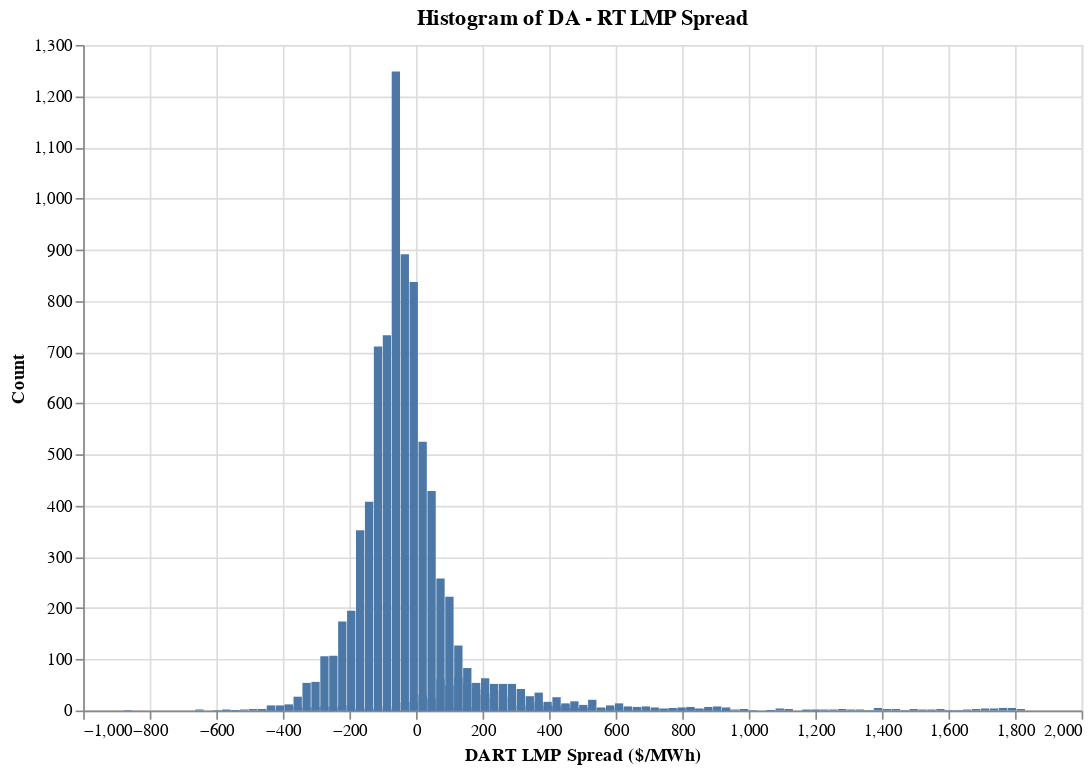

The notebook cell this image was saved under:
### Code cell
## flag when lmp_da_exante is > 100 and analyze those separately
high_da_exante_df = merged_pdf[merged_pdf['lmp_da_exante'] > 100]
print(f"Records with DA Ex-Ante LMP > $100/MWh: {high_da_exante_df.shape[0]:,}")
## histogram of lmp_dart_spread when da_exante > 100
# define number of bins
n_bins = 50
# Create bin edges
bins = np.linspace(
    high_da_exante_df['lmp_dart_spread'].min(),
    high_da_exante_df['lmp_dart_spread'].max(),
    n_bins + 1
)

# Use Polars to bin and count
hist_data = (
    pl.DataFrame(high_da_exante_df)
    .with_columns([
        pl.col('lmp_dart_spread')
        .cut(bins, include_breaks=True)
        .alias('bin_info')
    ])
    .with_columns([
        # Extract bin midpoint
        (pl.col('bin_info').struct.field('breakpoint') + 
         pl.col('bin_info').struct.field('breakpoint').shift(1) / 2)
        .alias('bin_center')
    ])
    .group_by('bin_center')
    .agg(pl.len().alias('count'))
    .drop_nulls()
    .sort('bin_center')
    .to_pandas()
)
# Now plot with the aggregated data (only ~100 rows)
chart = alt.Chart(hist_data).mark_bar().encode(
    x=alt.X('bin_center:Q', title='DART LMP Spread ($/MWh)'),
    y=alt.Y('count:Q', title='Count'),
    tooltip=['bin_center:Q', 'count:Q']
).properties(
    width=600,
    height=400,
    title='Histogram of DA - RT LMP Spread'
)
chart

### Figure 1 — Vega-Lite specification as saved in the notebook (floating-point values rounded to 4 significant figures; data arrays with more than 128 entries replaced by an {"elided": "..."} marker saying what was removed)
{"config": {"view": {"continuousWidth": 300, "continuousHeight": 300}}, "data": {"name": "data-c3b4321af4d5244d6d48757afc1abe93"}, "mark": {"type": "bar"}, "encoding": {"tooltip": [{"field": "bin_center", "type": "quantitative"}, {"field": "count", "type": "quantitative"}], "x": {"field": "bin_center", "title": "DART LMP Spread ($/MWh)", "type": "quantitative"}, "y": {"field": "count", "title": "Count", "type": "quantitative"}}, "height": 400, "title": "Histogram of DA - RT LMP Spread", "width": 600, "$schema": "https://vega.github.io/schema/vega-lite/v6.1.0.json", "datasets": {"data-c3b4321af4d5244d6d48757afc1abe93": {"elided": "179 records"}}}
